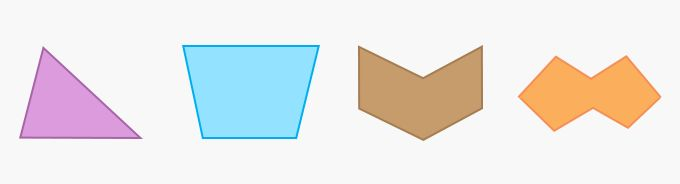
#> input picture models/omes/06/figure03.jpg, 680 x 184 px
$ python program02.py
#> lines starting #> are read from the running program, lines starting #| are printed output that depends on the picture; after the words box and inside, x2 and y2 are one past the last pixel; in counts of white or black regions, pixels touching at a corner belong together
#!/usr/bin/env python3
# -*- coding: utf-8 -*-
"""
Created on Wed Feb 17 10:04:46 2021
humbralización aplicado a una imagen
@author: jhongvp
"""

import cv2
import numpy as np
import imutils #permite redimensionar una imagen

image=cv2.imread('figure03.jpg',0)
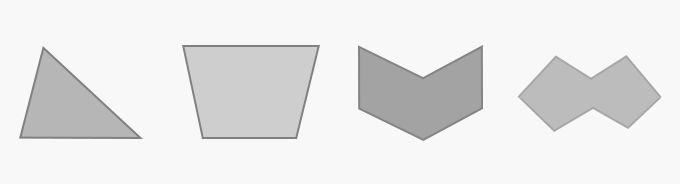
#> image: shape (184, 680); min 110, max 255, mean 231.6
image=imutils.resize(image,width=600)
#> image: shape (162, 600)

_,binarizada=cv2.threshold(image,210,255,cv2.THRESH_BINARY) #el humbral es el 210
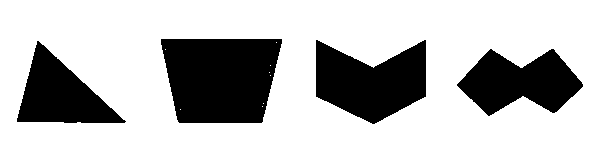
#> binarizada: shape (162, 600); 74.7% white; 4 black regions, box (x1, y1, x2, y2) and area: (161, 39, 282, 123) 8663, (316, 40, 426, 124) 6243, (457, 49, 583, 116) 5120, (17, 41, 126, 123) 4548
_,binarizadaInv=cv2.threshold(image,210,255,cv2.THRESH_BINARY_INV)
#_,Trunc=cv2.threshold(image,210,_,cv2.THRESH_TRUNC)
#_,Toz=cv2.threshold(image,210,_cv2.THRESH_TOZERO)
#_,TozInv=cv2.threshold(image,210,_,cv2.THRESH_TOZERO_INV)

cv2.imshow('Imagen',image)
cv2.imshow('Tipos: Binary - Binary Inv',np.hstack([binarizada,binarizadaInv]))
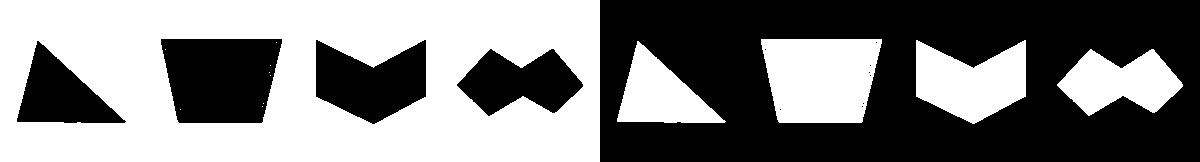
#> window 'Tipos: Binary - Binary Inv': shape (162, 1200); 50% white; 13 white regions (8 under 20 px), largest, box (x1, y1, x2, y2) and area: (0, 0, 600, 162) 72618, (761, 39, 882, 123) 8663, (916, 40, 1026, 124) 6243, (1057, 49, 1183, 116) 5120, (617, 41, 726, 123) 4548
#cv2.imshow('Tipos: Trunc',trunc)
#cv2.imshow('Tipos: Tozero - Tozero Inv', np.hstack([Toz, TozInv]))
cv2.waitKey(0)
cv2.destroyAllWindows()
